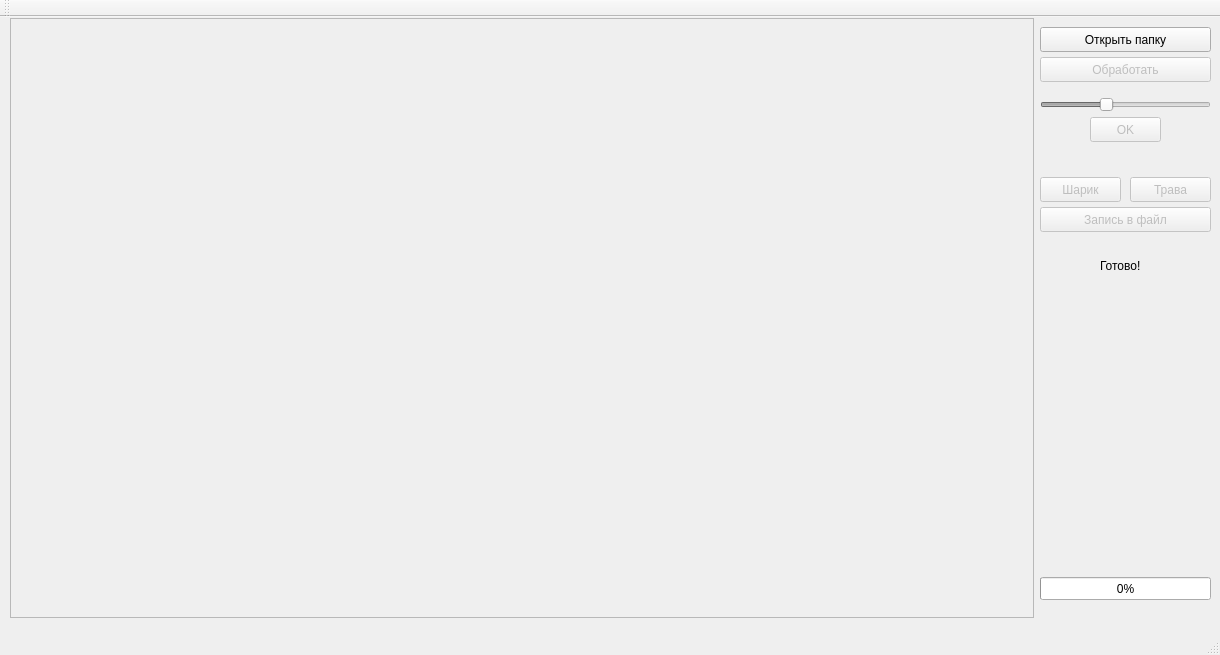
<?xml version="1.0" encoding="UTF-8"?>
<ui version="4.0">
 <class>MainWindow</class>
 <widget class="QMainWindow" name="MainWindow">
  <property name="geometry">
   <rect>
    <x>0</x>
    <y>0</y>
    <width>1220</width>
    <height>655</height>
   </rect>
  </property>
  <property name="minimumSize">
   <size>
    <width>1220</width>
    <height>655</height>
   </size>
  </property>
  <property name="maximumSize">
   <size>
    <width>1220</width>
    <height>655</height>
   </size>
  </property>
  <property name="windowTitle">
   <string>Основное окно</string>
  </property>
  <widget class="QWidget" name="centralWidget">
   <widget class="QGraphicsView" name="graphicsView">
    <property name="enabled">
     <bool>false</bool>
    </property>
    <property name="geometry">
     <rect>
      <x>10</x>
      <y>1</y>
      <width>1024</width>
      <height>600</height>
     </rect>
    </property>
    <property name="minimumSize">
     <size>
      <width>1024</width>
      <height>600</height>
     </size>
    </property>
    <property name="maximumSize">
     <size>
      <width>1920</width>
      <height>1080</height>
     </size>
    </property>
   </widget>
   <widget class="QPushButton" name="pushButtonOpenFolder">
    <property name="geometry">
     <rect>
      <x>1040</x>
      <y>10</y>
      <width>171</width>
      <height>25</height>
     </rect>
    </property>
    <property name="text">
     <string>Открыть папку</string>
    </property>
   </widget>
   <widget class="QPushButton" name="pushButtonParseFolder">
    <property name="enabled">
     <bool>false</bool>
    </property>
    <property name="geometry">
     <rect>
      <x>1040</x>
      <y>40</y>
      <width>171</width>
      <height>25</height>
     </rect>
    </property>
    <property name="text">
     <string>Обработать</string>
    </property>
   </widget>
   <widget class="QProgressBar" name="progressBar">
    <property name="geometry">
     <rect>
      <x>1040</x>
      <y>560</y>
      <width>171</width>
      <height>23</height>
     </rect>
    </property>
    <property name="value">
     <number>0</number>
    </property>
   </widget>
   <widget class="QPushButton" name="pushButtonWriteToFile">
    <property name="enabled">
     <bool>false</bool>
    </property>
    <property name="geometry">
     <rect>
      <x>1040</x>
      <y>190</y>
      <width>171</width>
      <height>25</height>
     </rect>
    </property>
    <property name="text">
     <string>Запись в файл</string>
    </property>
   </widget>
   <widget class="QPushButton" name="p1">
    <property name="enabled">
     <bool>false</bool>
    </property>
    <property name="geometry">
     <rect>
      <x>1040</x>
      <y>160</y>
      <width>81</width>
      <height>25</height>
     </rect>
    </property>
    <property name="text">
     <string>Шарик</string>
    </property>
   </widget>
   <widget class="QPushButton" name="p2">
    <property name="enabled">
     <bool>false</bool>
    </property>
    <property name="geometry">
     <rect>
      <x>1130</x>
      <y>160</y>
      <width>81</width>
      <height>25</height>
     </rect>
    </property>
    <property name="text">
     <string>Трава</string>
    </property>
   </widget>
   <widget class="QLabel" name="label">
    <property name="geometry">
     <rect>
      <x>1100</x>
      <y>240</y>
      <width>67</width>
      <height>17</height>
     </rect>
    </property>
    <property name="text">
     <string>Готово!</string>
    </property>
   </widget>
   <widget class="QSlider" name="horizontalSlider">
    <property name="enabled">
     <bool>false</bool>
    </property>
    <property name="geometry">
     <rect>
      <x>1040</x>
      <y>80</y>
      <width>171</width>
      <height>16</height>
     </rect>
    </property>
    <property name="maximum">
     <number>8</number>
    </property>
    <property name="pageStep">
     <number>2</number>
    </property>
    <property name="value">
     <number>3</number>
    </property>
    <property name="orientation">
     <enum>Qt::Horizontal</enum>
    </property>
   </widget>
   <widget class="QPushButton" name="pushButton_setBr">
    <property name="enabled">
     <bool>false</bool>
    </property>
    <property name="geometry">
     <rect>
      <x>1090</x>
      <y>100</y>
      <width>71</width>
      <height>25</height>
     </rect>
    </property>
    <property name="text">
     <string>OK</string>
    </property>
   </widget>
  </widget>
  <widget class="QMenuBar" name="menuBar">
   <property name="geometry">
    <rect>
     <x>0</x>
     <y>0</y>
     <width>1220</width>
     <height>22</height>
    </rect>
   </property>
  </widget>
  <widget class="QToolBar" name="mainToolBar">
   <attribute name="toolBarArea">
    <enum>TopToolBarArea</enum>
   </attribute>
   <attribute name="toolBarBreak">
    <bool>false</bool>
   </attribute>
  </widget>
  <widget class="QStatusBar" name="statusBar"/>
 </widget>
 <layoutdefault spacing="6" margin="11"/>
 <resources/>
 <connections/>
</ui>
